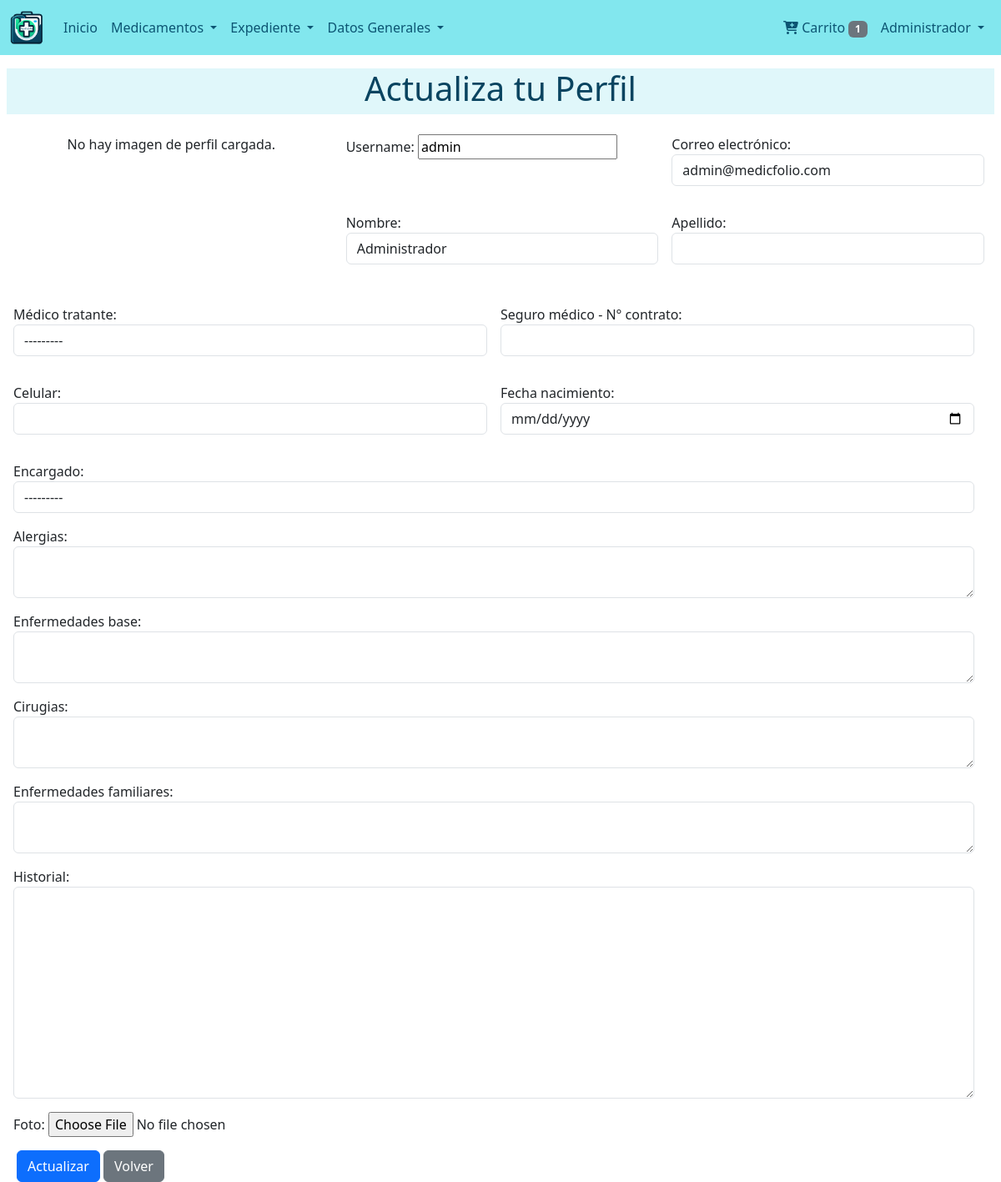
Screenshot of /usuarios/paciente/modificar/ (signed in) with the database file from the repository.
### users/models.py (models this page shows)
class User(AbstractUser):
    def get_full_name(self):
        return '{} {}'.format(self.first_name,self.last_name)

### users/views.py (the view)
# urls.py: path('paciente/modificar/', views.patient_profile_edit, name='patient_profile_edit'),
@login_required
def patient_profile_edit(request):
    user = request.user
    profile = getattr(user, 'patientprofile', None)
    if profile:
        print("Fecha de nacimiento del perfil:", profile.fecha_nacimiento)
    else:
        print("No se encontró perfil de paciente para este usuario.")
    if request.method == 'POST':
        form = UserEditForm(request.POST, request.FILES, instance=user, profile_instance=profile)
        if form.is_valid():
            form.save()
            messages.success(request, 'Perfil actualizado correctamente.')
            return HttpResponseRedirect(request.META.get('HTTP_REFERER', '/'))
    else:
        form = UserEditForm(instance=user, profile_instance=profile)
    return render(request, 'users/profile/patient_edit.html', {'form': form})

### consultations/models.py (called while the page is built)
    def __str__(self):
        return self.nombre

### dispensers/context_processors.py (called while the page is built)
def cart_processor(request):
    dispenser = get_or_create_dispenser(request)
    return {'cart_item_count': dispenser.products.count() if dispenser else 0}

### dispensers/utils.py (called while the page is built, shortened)
def get_or_create_dispenser(request):
    user = request.user if request.user.is_authenticated else None
    if user:
        dispenser = Dispenser.objects.filter(user=user).first()
        if dispenser:
            request.session['dispenser_id'] = dispenser.dispenser_id
            return dispenser

### users/context_processors.py (called while the page is built)
def open_requests(request):
    if request.user.is_authenticated:
        return {
            'open_requests': RequestPatient.objects.filter(paciente=request.user, estado=RequestPatient.ESTADO_PENDIENTE)
        }
    return {}

def is_patient(request):
    if request.user.is_authenticated:
        return {'is_patient': request.user.groups.filter(name__in=["Paciente", "Administrador"]).exists()}
    return {'is_patient': False}

### users/templates/users/profile/patient_edit.html (shortened to what this page needs)
{% extends "base.html" %}
{% block content %}
{% include "snippets/title.html" with title='Actualiza tu Perfil' %}
<div class="container-fluid ">
    <div class="row ">
        <div class="col-md-4 text-center">
            <div class="profile-image-container mb-4">
                {% if user.patientprofile.foto %}
                    <img src="{{ user.patientprofile.foto.url }}" alt="Foto de perfil" class="img-fluid" style="max-width: 50%;">
                {% else %}
                    <p>No hay imagen de perfil cargada.</p>
                {% endif %}
            </div>
        </div>
        <div class="col-md-8 ">
            <form class="needs-validation" novalidate method="post" enctype="multipart/form-data">
                <div class="row g-3">
                    <div class="col-md-6 mb-3">
                        {{ form.username.label_tag }}
                        {{ form.username }}
                    </div>
                    <div class="col-md-6 mb-3">
                        {{ form.email.label_tag }}
                        {{ form.email }}
                    </div>
                    <div class="col-md-6 mb-3">
                        {{ form.first_name.label_tag }}
                        {{ form.first_name }}
                    </div>
                    <div class="col-md-6 mb-3">
                        {{ form.last_name.label_tag }}
                        {{ form.last_name }}
                    </div>
                </div>
        </div>
                <div class="row g-3">
                    <div class="col-md-6 mb-3">
                        {{ form.medico.label_tag }}
                        {{ form.medico }}
                    </div>
                    <div class="col-md-6 mb-3">
                        {{ form.seguro.label_tag }}
                        {{ form.seguro }}
                    </div>
                    <div class="col-md-6 mb-3">
                        {{ form.celular.label_tag }}
                        {{ form.celular }}
                    </div>
                    <div class="col-md-6 mb-3">
                        {{ form.fecha_nacimiento.label_tag }}
                        {{ form.fecha_nacimiento }}
                    </div>
                    <div class="col-12">
                        {{ form.encargado.label_tag }}
                        {{ form.encargado }}
                    </div>
                    <div class="col-12">
                        {{ form.alergias.label_tag }}
                        {{ form.alergias }}
                    </div>
                    <div class="col-12">
                        {{ form.enfermedades_base.label_tag }}
                        {{ form.enfermedades_base }}
                    </div>
                    <div class="col-12">
                        {{ form.cirugias.label_tag }}
                        {{ form.cirugias }}
                    </div>
                    <div class="col-12">
                        {{ form.enfermedades_familiares.label_tag }}
                        {{ form.enfermedades_familiares }}
                    </div>
                    <div class="col-12">
                        {{ form.historial.label_tag }}
                        {{ form.historial }}
                    </div>
                    <div class="col-12">
                        {{ form.foto.label_tag }}
                        {{ form.foto }}
                    </div>
                </div>
            </div>
                <div class="mt-3">
                    <button type="submit" class="btn btn-primary">Actualizar</button>
                    <a href="{{ request.META.HTTP_REFERER }}" class="btn btn-secondary">Volver</a>
                </div>
        </div>
</div>
{% endblock %}

### templates/navbar.html (shortened to what this page needs)
{% load static %}
{% url 'dispensers:dispenser' as dispenser %}
<nav class="navbar navbar-expand-lg custom-navbar-bg navbar-light">
    <div class="container-fluid">
        <a class="navbar-brand" href="{% url 'index' %}">
            <img src="{% static 'images/icono.png' %}" alt="MedicFolio Logo" style="height: 40px;">
        </a>
        <div class="collapse navbar-collapse" id="navbarNavAltMarkup">
            <div class="navbar-nav me-auto">
                {% if user.is_authenticated %}
                    <a class="nav-link text-white {% if request.path == '/' %}active{% endif %}" href="{% url 'dashboard:dashboard' %}">
                        Inicio
                    </a>
                    <li class="nav-item dropdown">
                        <a class="nav-link dropdown-toggle text-white" href="#" id="navbarDropdownMenuLink" role="button" data-bs-toggle="dropdown" aria-expanded="false">
                            Medicamentos
                        </a>
                    </li>
                    <li class="nav-item dropdown">
                        <a class="nav-link dropdown-toggle text-white" href="#" id="navbarDropdownDatosGenerales" role="button" data-bs-toggle="dropdown" aria-expanded="false">
                            Expediente
                        </a>
                    </li>
                    <li class="nav-item dropdown">
                        <a class="nav-link dropdown-toggle text-white" href="#" id="navbarDropdownDatosGenerales" role="button" data-bs-toggle="dropdown" aria-expanded="false">
                            Datos Generales
                        </a>
                    </li>
                {% endif %}
            </div>
            <div class="navbar-nav ms-auto">
                {% if user.is_authenticated %}
                <li><a class="nav-link text-white" href="{{ dispenser }}">
                    <i class="fas fa-cart-plus"></i> Carrito
                    <span class="badge bg-secondary">{{ cart_item_count }}</span>
                </a></li>
                {% endif %}
                {% if user.is_authenticated %}
                    <li class="nav-item dropdown">
                        <a class="nav-link dropdown-toggle text-white" href="#" id="navbarDropdownUserMenu" role="button" data-bs-toggle="dropdown" aria-expanded="false">
                            {{ user.first_name }}
                        </a>
                {% endif %}
            </div>
        </div>
    </div>
</nav>

### static/css/style.css (style rules this page uses)
.custom-navbar-bg { background-color: #82e7ee; }
.navbar-light .navbar-nav .nav-link { color: #0c5573 !important; }

### rows the page displays
User: first_name "Administrador", username "admin", email "admin@medicfolio.com"

### other values shown
{{ cart_item_count }} "1"
{{ title }} "Actualiza tu Perfil"
